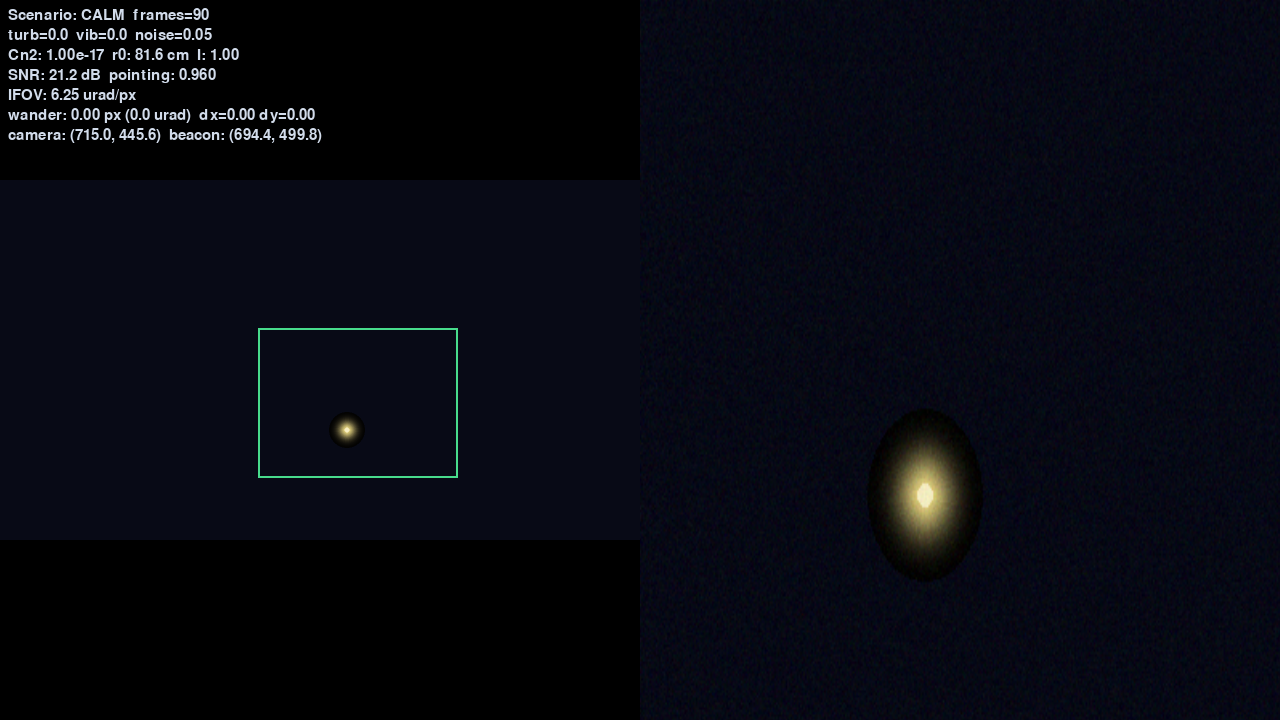
#> input picture fsoc-virtual-tracker/site/assets/physics_calm.png, 1280 x 720 px
$ python -i preprocess.py   (imports and definitions only)
#> lines starting #> are read from the running program, lines starting #| are printed output that depends on the picture
#> further down, picture is the input picture: shape (720, 1280, 3); mean B, G, R 17.7, 9.2, 7.6
"""Fast preprocessing for beacon detection under sensor noise."""

from __future__ import annotations

import cv2
import numpy as np


def preprocess_beacon_view(
    bgr: np.ndarray,
    noise_level: float = 0.0,
) -> np.ndarray:
    """Enhance bright beacon blobs on a dark background.

    Pipeline inspired by low-SNR star/beacon papers: median denoise +
    morphological top-hat to lift point sources above background.
    """
#> called with noise_level = 0
    if bgr.size == 0:
        return bgr

    gray = cv2.cvtColor(bgr, cv2.COLOR_BGR2GRAY)

    if noise_level > 0.05:
        k = 5 if noise_level > 0.35 else 3
        gray = cv2.medianBlur(gray, k)

    kernel = cv2.getStructuringElement(cv2.MORPH_ELLIPSE, (11, 11))
    tophat = cv2.morphologyEx(gray, cv2.MORPH_TOPHAT, kernel)
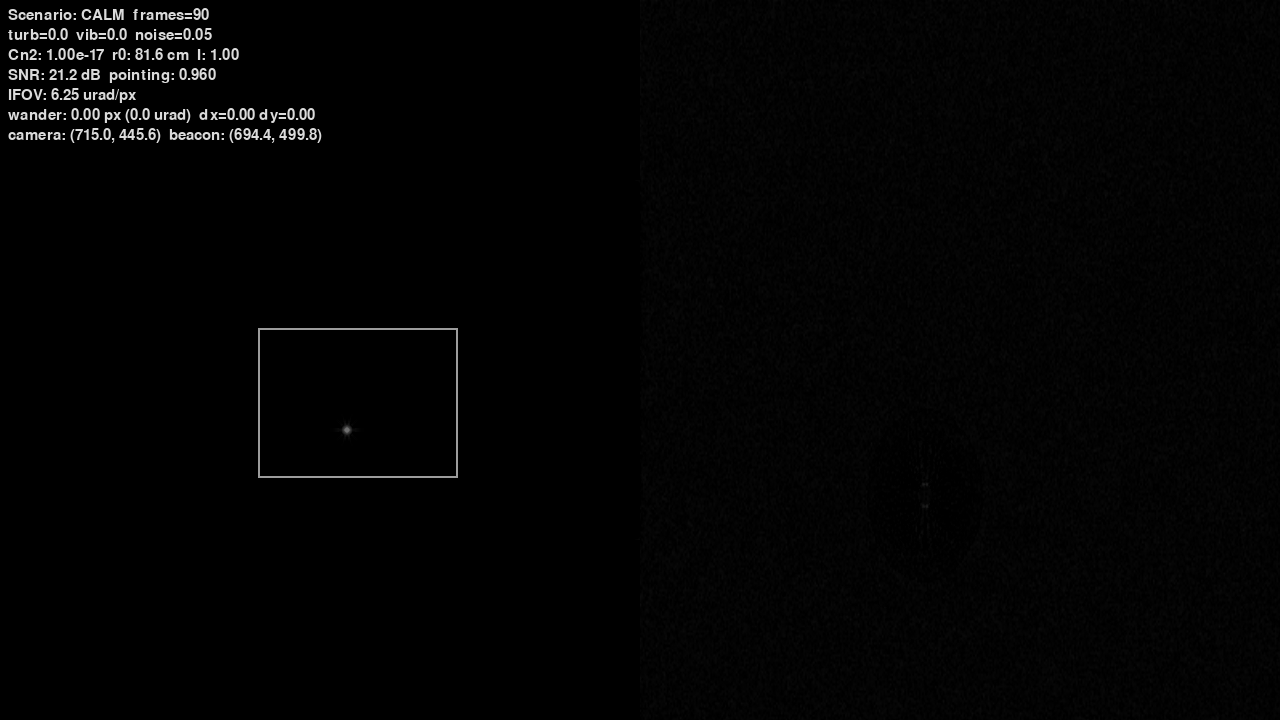
#> tophat: shape (720, 1280); min 0, max 219, mean 3.3
    enhanced = cv2.add(gray, (tophat * (1.0 + noise_level * 2.0)).astype(np.uint8))
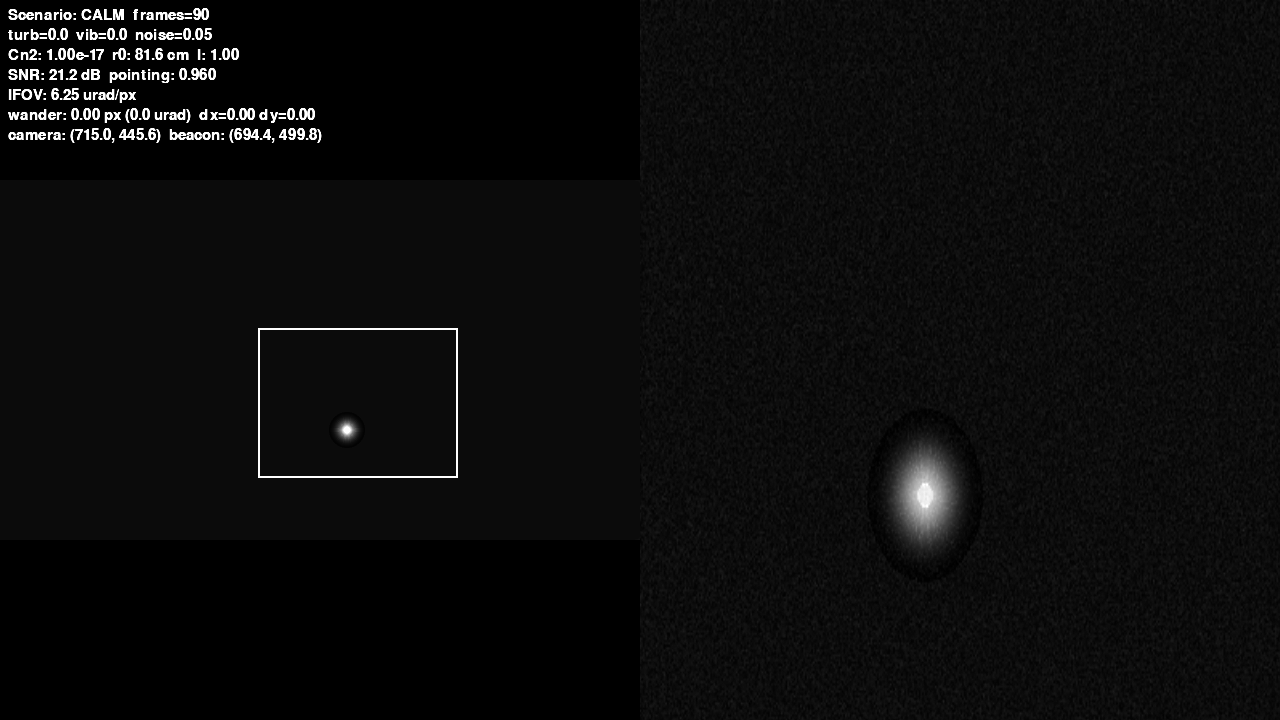
#> enhanced: shape (720, 1280); min 0, max 255, mean 11.9

    # Mild gamma lift for very dark noisy frames.
    if noise_level > 0.25:
        lut = np.array(
            [((i / 255.0) ** 0.75) * 255 for i in range(256)],
            dtype=np.uint8,
        )
        enhanced = cv2.LUT(enhanced, lut)

    return cv2.cvtColor(enhanced, cv2.COLOR_GRAY2BGR)

>>> import cv2
>>> picture = cv2.imread('../site/assets/physics_calm.png')
>>> result = preprocess_beacon_view(picture)

$ run again, on fsoc-virtual-tracker/site/assets/reacquire.png
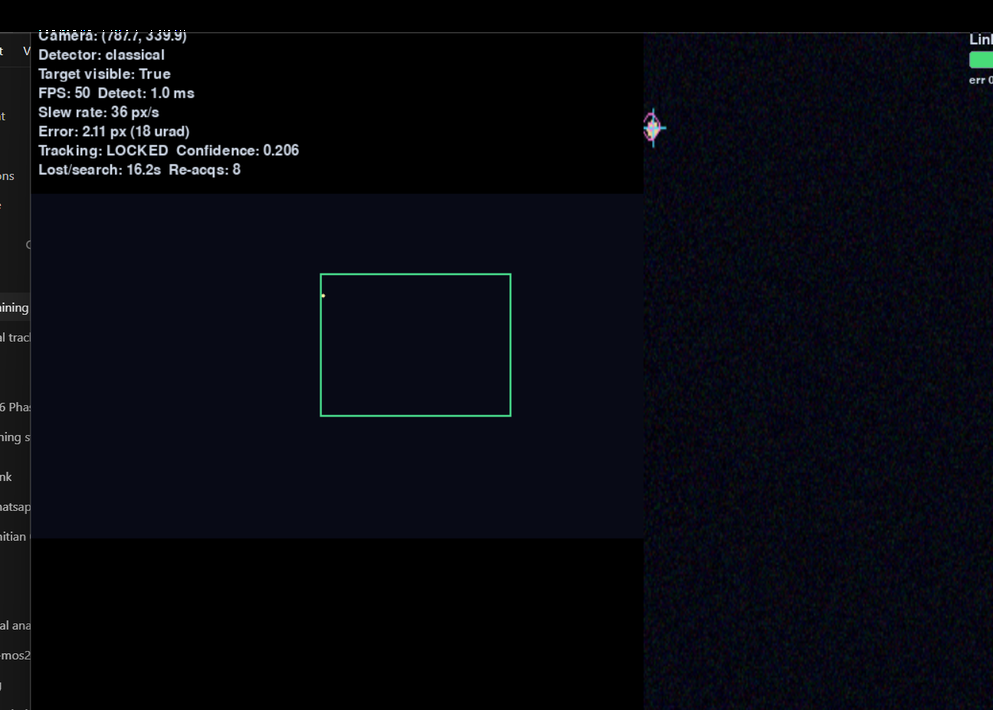
#> input picture fsoc-virtual-tracker/site/assets/reacquire.png, 993 x 710 px, shrunk from 1296 x 927 before the run
#> picture is the input picture: shape (710, 993, 3); mean B, G, R 15.9, 9, 7.5
#> in preprocess_beacon_view, `tophat = cv2.morphologyEx(gray, cv2.MORPH_TOPHAT, kernel)`:
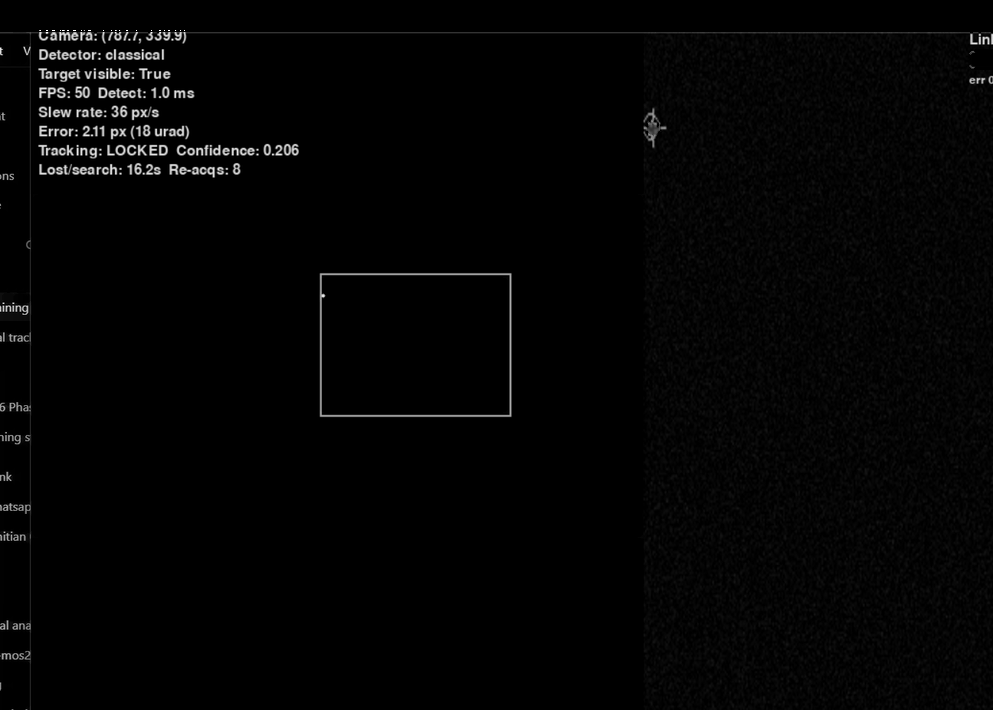
#> tophat: shape (710, 993); min 0, max 255, mean 4
#> in preprocess_beacon_view, `enhanced = cv2.add(gray, (tophat * (1.0 + noise_level * 2.0)).astype(n..`:
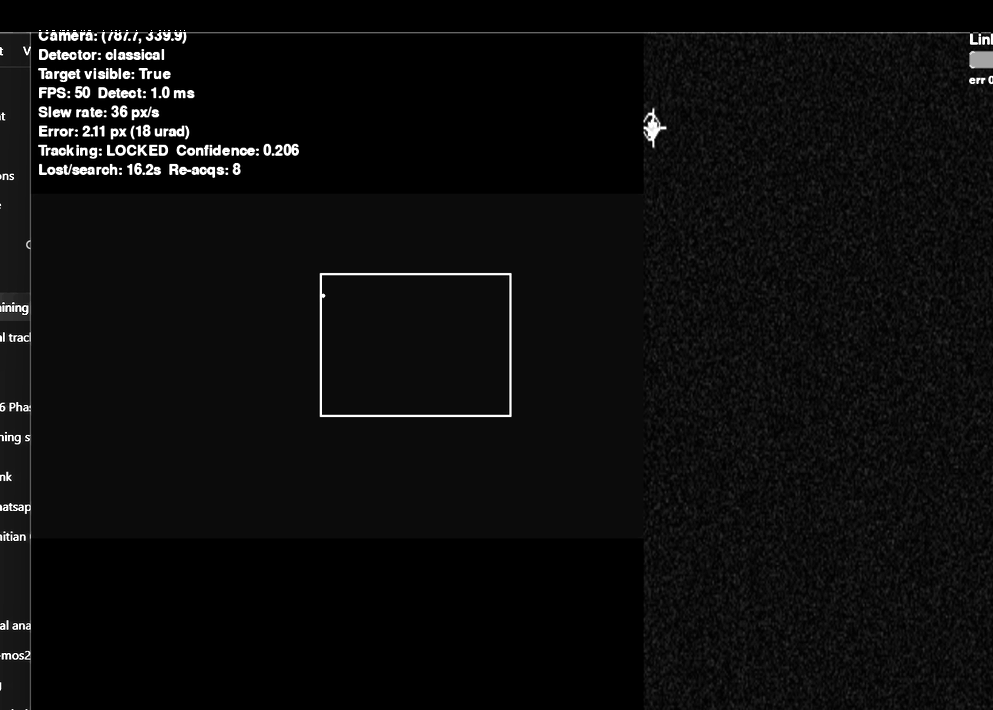
#> enhanced: shape (710, 993); min 0, max 255, mean 12.5
